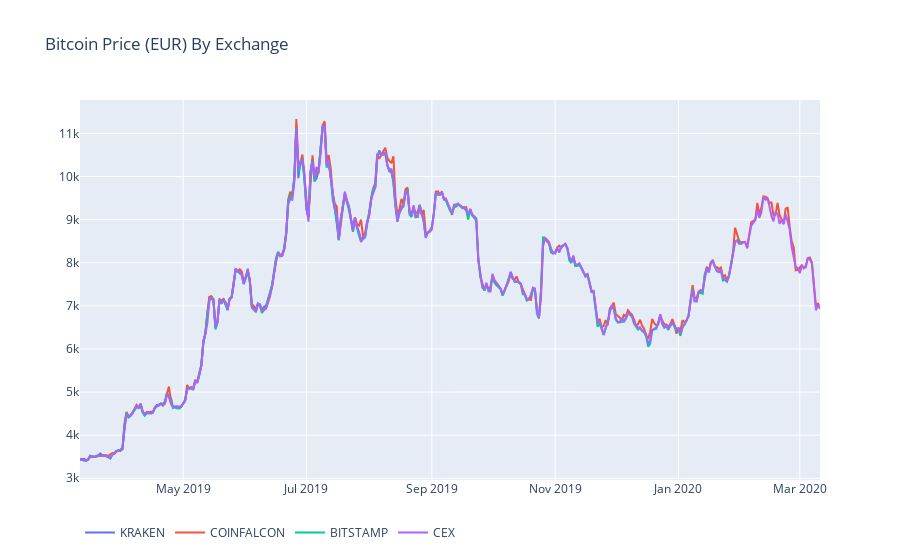

The notebook cell this image was saved under:
### Code cell
# Plot all of the BTC exchange prices
df_scatter(btc_eur_datasets, 'Bitcoin Price (EUR) By Exchange')

### Figure 1 — Plotly figure (JSON) as saved in the notebook; plotly's stock layout.template omitted (floating-point values rounded to 4 significant figures; data arrays with more than 128 entries replaced by an {"elided": "..."} marker saying what was removed)
{"data": [{"name": "KRAKEN", "type": "scatter", "visible": true, "x": {"elided": "367 str values"}, "y": {"elided": "367 float values"}}, {"name": "COINFALCON", "type": "scatter", "visible": true, "x": {"elided": "367 str values"}, "y": {"elided": "367 float values"}}, {"name": "BITSTAMP", "type": "scatter", "visible": true, "x": {"elided": "367 str values"}, "y": {"elided": "367 float values"}}, {"name": "CEX", "type": "scatter", "visible": true, "x": {"elided": "367 str values"}, "y": {"elided": "367 float values"}}], "layout": {"legend": {"orientation": "h"}, "title": {"text": "Bitcoin Price (EUR) By Exchange"}, "xaxis": {"type": "date"}, "yaxis": {"showticklabels": true, "title": {"text": ""}, "type": "linear"}}}
